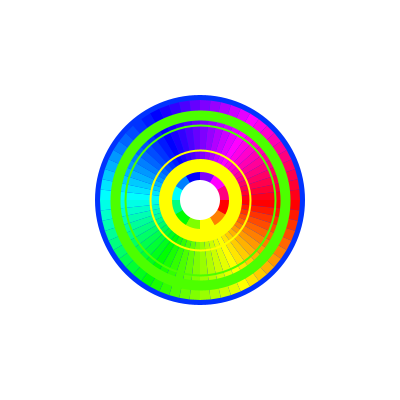
Frame 1 (no input)
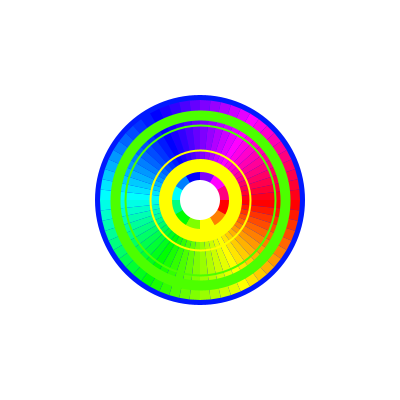
Frame 60 (the mouse pressed at the canvas centre just before this capture)
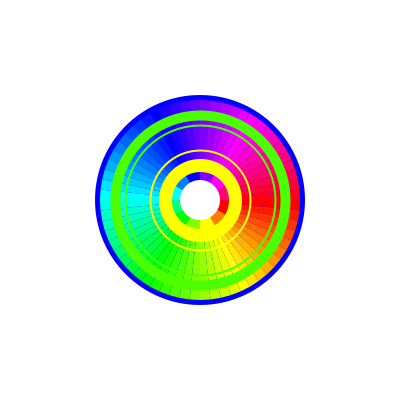
Frame 120 (the mouse held since frame 60 and released just before this capture)

The Processing sketch that drew these frames (run headless with seeded random() and noise(); from frame 60 on, the mouse is pressed at the canvas centre):

// Processing sketch: processing_172091
// ── processing_172091.pde

void setup () {
  size(400, 400);
  smooth();
}

float radius = 100;
int a = 0;



void draw(){
  noStroke();
  colorMode(HSB, 360, 360, 360);
  background(360);
  
  a = second() * 6;
  if(a<0) {a += 360;}
  
  ellipseMode(CENTER);
  fill (a, 360, 360);
  ellipse(width/2, height/2, 210, 210);
  
  
  beginShape(TRIANGLE_FAN);
  vertex(width/2, height/2);
  for (float angle=0; angle<=360; angle+=6){
    float vx = width/2 + cos(radians(angle))*radius;
    float vy = height/2 + sin(radians(angle))*radius;
    vertex(vx, vy);
    fill(angle, 360, 360);
  }
  endShape();
  
  a = minute() * 6;
  if(a<0) {a += 360;}
  
  
  strokeWeight(10);
  stroke(a, 360, 360);
  noFill ();
  ellipse(width/2, height/2, 170, 170);
  strokeWeight(2);
  ellipse(width/2, height/2, 150, 150);
  
  noStroke();
    beginShape(TRIANGLE_FAN);
  vertex(width/2, height/2);
  for (float angle=0; angle<=360; angle+=30){
    float vx = width/2 + cos(radians(angle))*40;
    float vy = height/2 + sin(radians(angle))*40;
    vertex(vx, vy);
    fill(angle, 360, 360);
  }
  endShape();
  
  int h = hour();
  if(h > 12) { h -=12;}
  a = h * 30; 
  if(a<0) {a += 360;}
  
  noFill();
  stroke(a, 360, 360);
  ellipse(width/2, height/2, 100, 100);
  strokeWeight(13);
  ellipse(width/2, height/2, 70, 70);
  
  fill(360);
  noStroke();
  ellipse(width/2, height/2, 40, 40);
  

}
